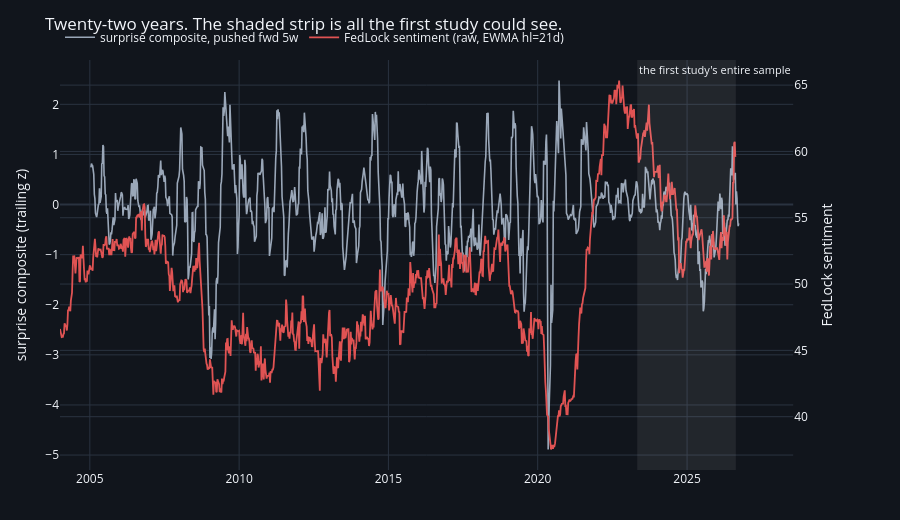

Notebook code for this chart:
### Code cell
fig = make_subplots(specs=[[{"secondary_y": True}]])
push = pd.Timedelta(weeks=CFG.jws_lead_weeks)
xp = X_ALL.copy(); xp.index = xp.index + push
m = xp.index >= pd.Timestamp("2004-12-01")
fig.add_trace(go.Scatter(x=xp.index[m], y=xp[m],
                         name=f"surprise composite, pushed fwd {CFG.jws_lead_weeks}w",
                         line=dict(color=GREY, width=1.6)), secondary_y=False)
fig.add_trace(go.Scatter(x=SENT["raw"].index, y=SENT["raw"]["sentiment"],
                         name="FedLock sentiment (raw, EWMA hl=21d)",
                         line=dict(color=RED, width=1.8)), secondary_y=True)
fig.add_vrect(x0=pd.Timestamp(CFG.corpus_start), x1=X_ALL.index.max(), fillcolor="#ffffff",
              opacity=0.07, line_width=0,
              annotation_text="the first study's entire sample",
              annotation_position="top left", annotation_font_size=11)
fig.update_yaxes(title_text="surprise composite (trailing z)", secondary_y=False)
fig.update_yaxes(title_text="FedLock sentiment", secondary_y=True)
style(fig, 520, "Twenty-two years. The shaded strip is all the first study could see.")
fig.show()

### Figure 1 — Plotly figure (JSON) as saved in the notebook; plotly's stock layout.template omitted (floating-point values rounded to 4 significant figures; data arrays with more than 128 entries replaced by an {"elided": "..."} marker saying what was removed)
{"data": [{"line": {"color": "#9aa7b8", "width": 1.6}, "name": "surprise composite, pushed fwd 5w", "type": "scatter", "x": {"elided": "1133 str values"}, "xaxis": "x", "y": {"elided": "1133 float values"}, "yaxis": "y"}, {"line": {"color": "#e05353", "width": 1.8}, "name": "FedLock sentiment (raw, EWMA hl=21d)", "type": "scatter", "x": {"elided": "1182 str values"}, "xaxis": "x", "y": {"elided": "1182 float values"}, "yaxis": "y2"}], "layout": {"annotations": [{"font": {"size": 11}, "showarrow": false, "text": "the first study's entire sample", "x": "2023-05-02T00:00:00", "xanchor": "left", "xref": "x", "y": 1, "yanchor": "top", "yref": "y domain"}], "font": {"size": 12}, "height": 520, "legend": {"orientation": "h", "x": 0, "y": 1.02, "yanchor": "bottom"}, "margin": {"b": 50, "l": 60, "r": 60, "t": 60}, "paper_bgcolor": "#11151c", "plot_bgcolor": "#11151c", "shapes": [{"fillcolor": "#ffffff", "line": {"width": 0}, "opacity": 0.07, "type": "rect", "x0": "2023-05-02T00:00:00", "x1": "2026-08-21T00:00:00", "xref": "x", "y0": 0, "y1": 1, "yref": "y domain"}], "title": {"text": "Twenty-two years. The shaded strip is all the first study could see."}, "xaxis": {"anchor": "y", "domain": [0.0, 0.94], "gridcolor": "#2a3340", "zerolinecolor": "#2a3340"}, "yaxis": {"anchor": "x", "domain": [0.0, 1.0], "gridcolor": "#2a3340", "title": {"text": "surprise composite (trailing z)"}, "zerolinecolor": "#2a3340"}, "yaxis2": {"anchor": "x", "gridcolor": "#2a3340", "overlaying": "y", "side": "right", "title": {"text": "FedLock sentiment"}, "zerolinecolor": "#2a3340"}}}
